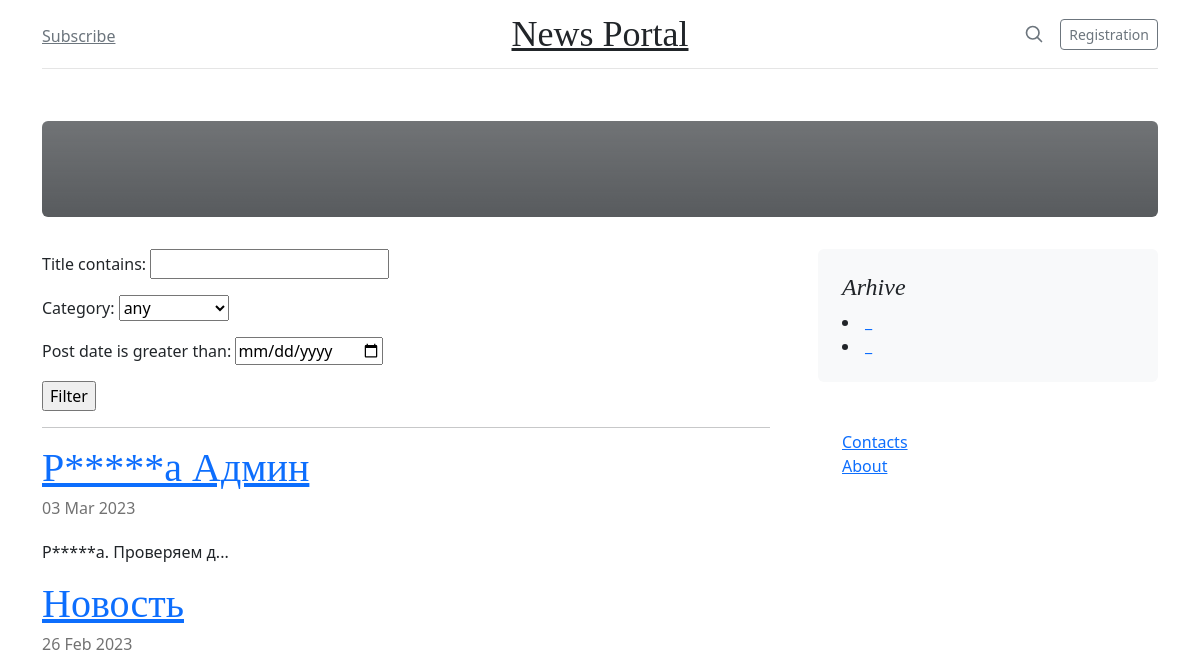
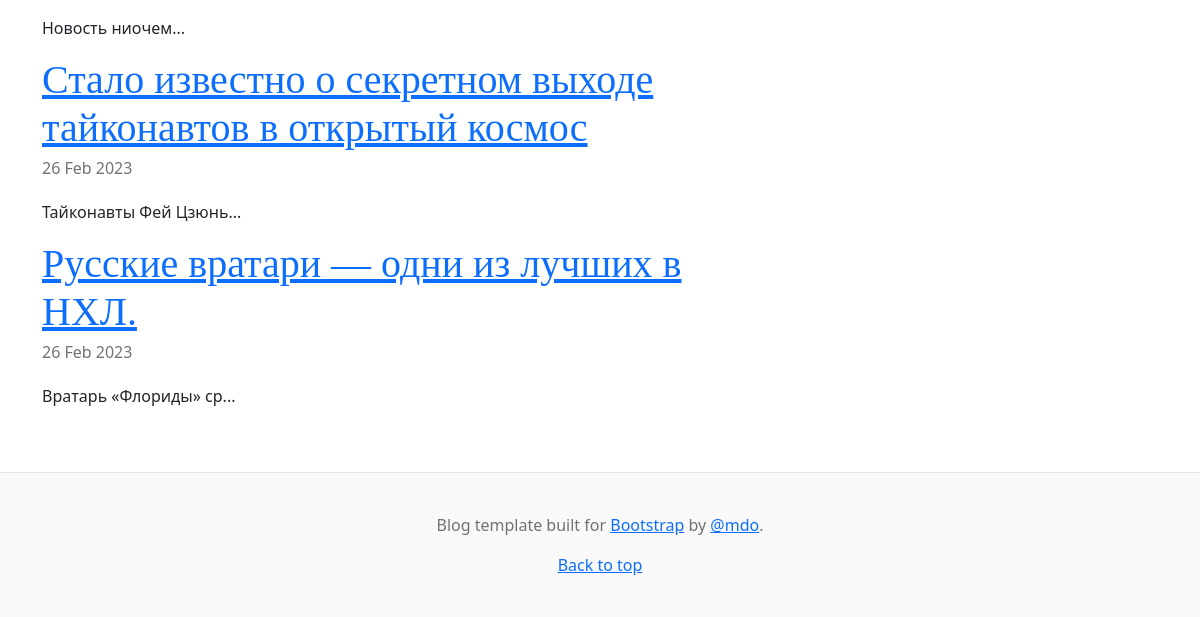
Before: /news/search with the older database file (2 pictures, top to bottom).
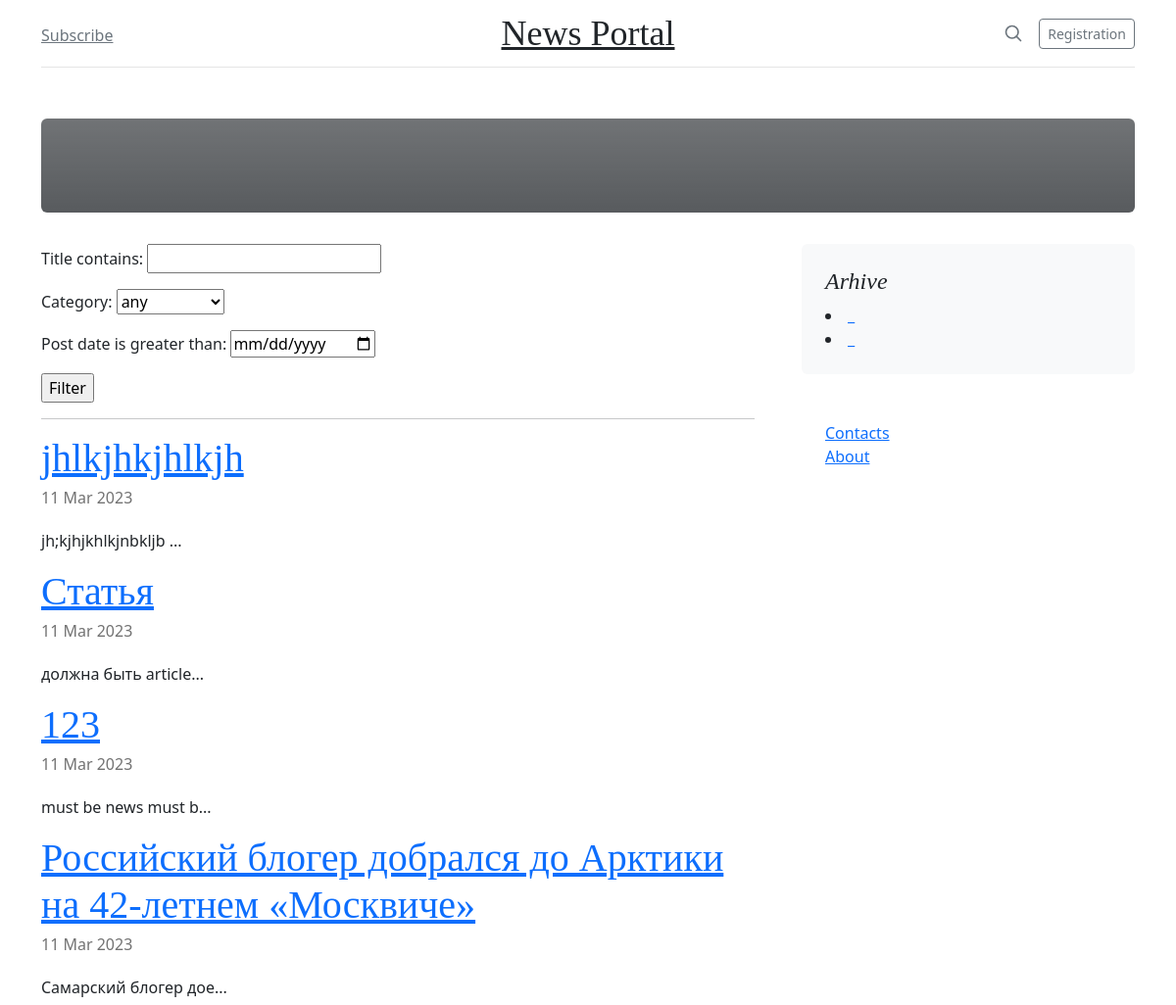
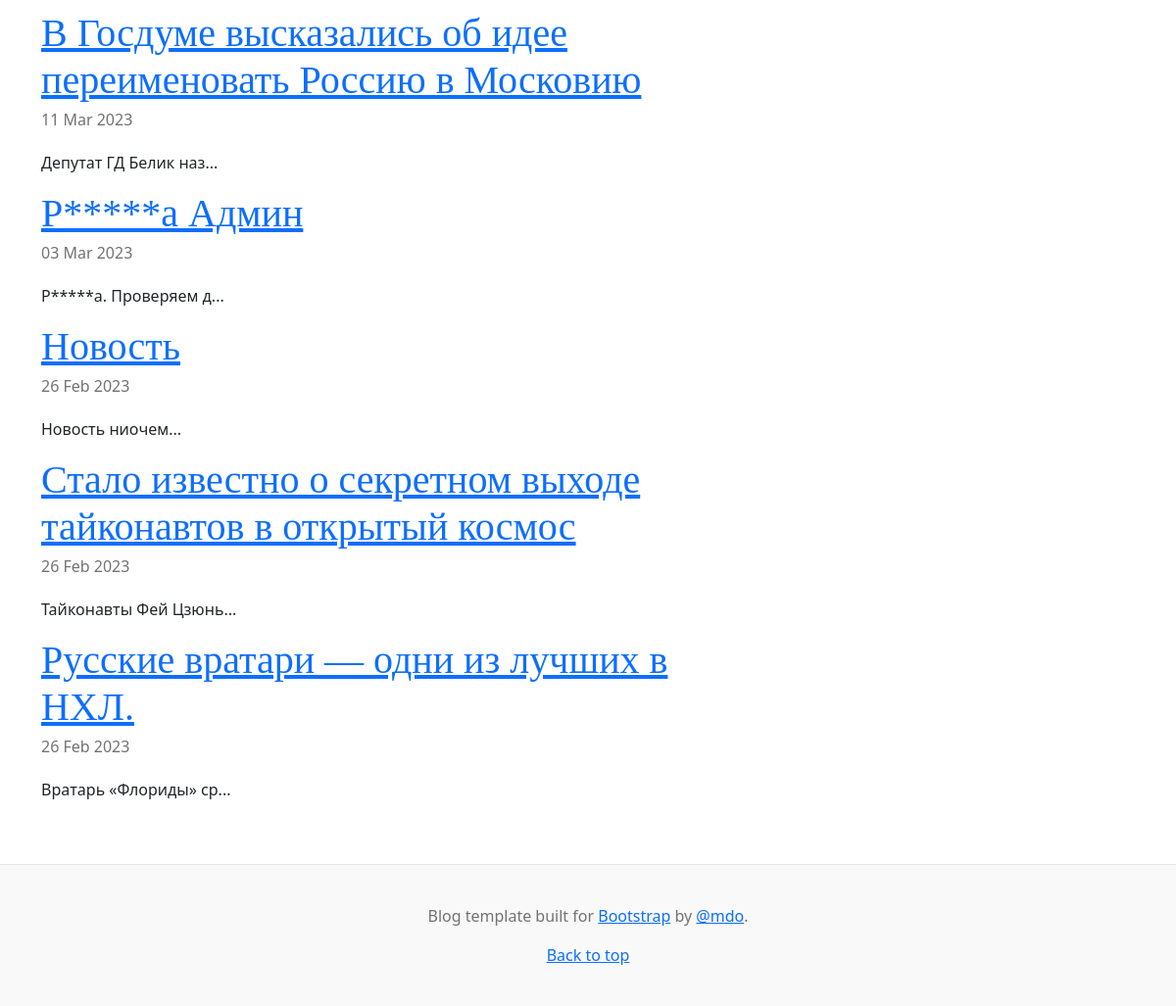
After: the same page with the newer database file (2 pictures, top to bottom).
### newsapp/models.py (models this page shows, shortened)
class Post(models.Model):
    article = 'AR'
    news = 'NE'
    TYPE = ((article, 'статья'), (news, 'новость'))
    type = models.CharField(max_length=2, choices=TYPE, default=news)
    post_date = models.DateTimeField(auto_now_add=True)
    title = models.CharField(max_length=128)
    post_text = models.TextField()
    post_rate = models.IntegerField(default=0)
    author = models.ForeignKey(Author, on_delete=models.CASCADE)
    category = models.ManyToManyField(Category, through='PostCategory')
    def preview(self):
        return f"{self.post_text[:20]}..."

### newsapp/views.py (the view)
# urls.py: path('news/search', Search.as_view(), name='search'),
class Search(PostsList):
    template_name = 'search.html'

### newsapp/models.py (called while the page is built)
    def __str__(self):
        return f"{self.category_name}"

### newsapp/templatetags/filters.py (called while the page is built)
@register.filter()
def censor(text):
    if type(text) is not str:
        raise TypeError(f"фильтр не может принять  {type(text)}, только <str>")
    for word in BAD_WORDS:
        if word in text:
            text = text.replace(word, (word[0] + ("*" * (len(word) - 1))))
    return text

### newsapp/views.py (called while the page is built)
    def get_queryset(self):
        queryset = super().get_queryset()
        self.filterset = PostFilter(self.request.GET, queryset)
        return self.filterset.qs

    def get_context_data(self, **kwargs):
        context = super().get_context_data(**kwargs)
        context['filterset'] = self.filterset
        return context

### templates/search.html (shortened to what this page needs)
{% extends 'news.html' %}
{% block search %}
   <form action="" method="get">
       {{ filterset.form.as_p }}
       <input type="submit" value="Filter" />
   </form>
<hr>
{% endblock search %}

### templates/news.html (shortened to what this page needs)
{% extends 'flatpages/default.html' %}
{% load filters %}
{% if posts %}
    {% block content %}
        {% block search %}{% endblock search %}
        {% for post in posts %}
        <a href="{{post.id}}"><h2 class="blog-post-title mb-1">{{post.title |censor }}</h2></a>
        <p class="blog-post-meta">{{post.post_date  |date:'d M Y'}}</p>
        <p> {{post.preview |censor }} </p>
        {% endfor %}
    {% endblock content %}
{% else %}
    <h2>Not a News</h2>
{% endif %}

Changed rows visible on the page:
added Post: title|censor "jhlkjhkjhlkjh", post_date "11 Mar 2023", preview|censor "jh;kjhjkhlkjnbkljb ..."
added Post: title|censor "Статья", post_date "11 Mar 2023", preview|censor "должна быть article..."
added Post: title|censor "123", post_date "11 Mar 2023", preview|censor "must be news must b..."
added Post: title|censor "Российский блогер добрался до Арктики на 42-летнем «Москвиче»", post_date "11 Mar 2023", preview|censor "Самарский блогер дое..."
added Post: title|censor "В Госдуме высказались об идее переименовать Россию в Московию", post_date "11 Mar 2023", preview|censor "Депутат ГД Белик наз..."
